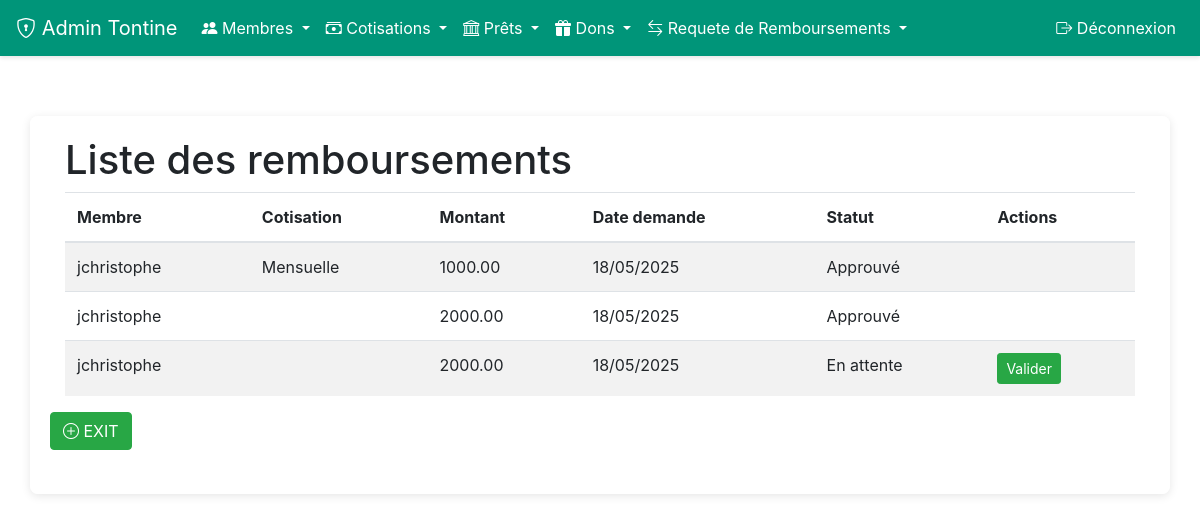
The app's page /admin-tontine/remboursements/ (signed in) with its own data.
### application/models.py (models this page shows, shortened)
class Remboursement(models.Model):
    STATUTS = [
        ('P', 'En attente'),
        ('A', 'Approuvé'),
        ('R', 'Rejeté')
    ]
    TYPE_REMBOURSEMENT = [
        ('COT', 'Cotisation'),
        ('PRET', 'Prêt')
    ]
    membre = models.ForeignKey(User, on_delete=models.CASCADE)
    cotisation = models.ForeignKey(Cotisation, on_delete=models.SET_NULL, null=True, blank=True)
    pret = models.ForeignKey(Pret, on_delete=models.SET_NULL, null=True, blank=True)
    montant = models.DecimalField(max_digits=10, decimal_places=2)
    date_demande = models.DateField(auto_now_add=True)
    date_validation = models.DateField(null=True, blank=True)
    statut = models.CharField(max_length=1, choices=STATUTS, default='P')
    type_remboursement = models.CharField(max_length=4, choices=TYPE_REMBOURSEMENT, default='COT')
    commentaire = models.TextField(blank=True, null=True)

class Cotisation(models.Model):
    FREQUENCES = [
        ('H', 'Hebdomadaire'),
        ('M', 'Mensuelle'),
        ('T', 'Trimestrielle'),
        ('A', 'Annuelle')
    ]
    STATUTS = [
        ('ATT', 'En attente'),
        ('VAL', 'Validé'),
        ('REF', 'Refusé')
    ]
    membre = models.ForeignKey(User, on_delete=models.CASCADE)
    nom_tontine = models.CharField(max_length=100, default='')
    montant = models.DecimalField(max_digits=10, decimal_places=2)
    frequence = models.CharField(max_length=1, choices=FREQUENCES)
    date_debut = models.DateField(default=timezone.now)
    est_active = models.BooleanField(default=True)
    date_paiement = models.DateTimeField(null=True, blank=True)
    methode_paiement = models.CharField(max_length=10, blank=True, null=True)
    statut = models.CharField(max_length=3, choices=STATUTS, default='ATT')

### application/views.py (the view)
# urls.py: path('admin-tontine/remboursements/', views.admin_liste_remboursements, name='admin_liste_remboursements'),
@login_required
@user_passes_test(is_tontine_admin)
def admin_liste_remboursements(request):
    remboursements = Remboursement.objects.all().select_related('membre', 'cotisation')
    return render(request, 'admin_tontine/liste_remboursements.html', {'remboursements': remboursements})

### application/views.py (called while the page is built)
def is_tontine_admin(user):
    return hasattr(user, 'profile') and user.profile.is_tontine_admin

### application/templates/admin_tontine/liste_remboursements.html
{% extends 'bas.html' %}
{% block content %}
<div class="container">
    <h1>Liste des remboursements</h1>
    <table class="table table-striped">
        <thead>
            <tr>
                <th>Membre</th>
                <th>Cotisation</th>
                <th>Montant</th>
                <th>Date demande</th>
                <th>Statut</th>
                <th>Actions</th>
            </tr>
        </thead>
        <tbody>
            {% for remboursement in remboursements %}
            <tr>
                <td>{{ remboursement.membre.username }}</td>
                <td>{{ remboursement.cotisation.get_frequence_display }}</td>
                <td>{{ remboursement.montant }}</td>
                <td>{{ remboursement.date_demande|date:"d/m/Y" }}</td>
                <td>{{ remboursement.get_statut_display }}</td>
                <td>
                    {% if remboursement.statut == 'P' %}
                    <a href="{% url 'application:admin_valider_remboursement' remboursement.id %}" class="btn btn-success btn-sm">Valider</a>
                    {% endif %}
                </td>
            </tr>
            {% endfor %}
        </tbody>
    </table>
</div>
    <div class="d-flex justify-content-between align-items-center mb-4">
        <a href="{% url 'application:admin_tontine_dashboard' %}" class="btn btn-success">
            <i class="bi bi-plus-circle"></i> EXIT
        </a>
    </div>
{% endblock %}

### application/templates/bas.html (style rules this page uses)
body { margin: 0; padding: 0; background-image: url('https://previews.123rf.com/images/pongmoji/pongmoji1502/pongmoji150200021/36435872-fond-d-%C3%A9cran-int%C3%A9rieur-blanc-la-couleur-de-fond-texture.jpg'); background-size: cover; background-repeat: no-repeat; background-position: center; min-height: 100vh; }

### records on screen
Remboursement: membre.username "jchristophe", cotisation.frequence "Mensuelle", montant "1000.00", date_demande "18/05/2025", statut "Approuvé"
Remboursement: membre.username "jchristophe", montant "2000.00", date_demande "18/05/2025", statut "Approuvé"
Remboursement: membre.username "jchristophe", montant "2000.00", date_demande "18/05/2025", statut "En attente", shows "Valider"
